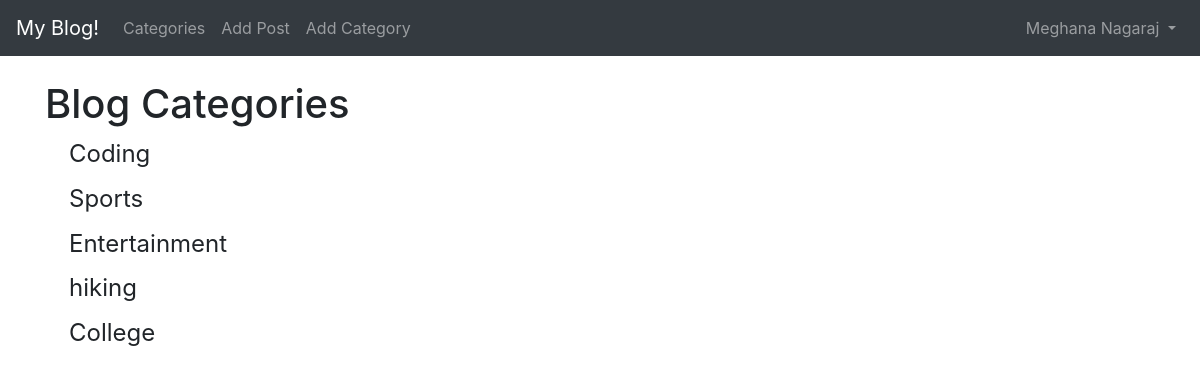
/category-list/ (signed in), run on the app's committed database.
### theblog/models.py (models this page shows, shortened)
class Category(models.Model):
  name = models.CharField(max_length=255)
  def __str__(self):
    return self.name

### theblog/views.py (the view)
# urls.py: path('category-list/', CategoryListView, name='category-list'),
def CategoryListView(request):
  cat_menu_list = Category.objects.all()
  return render(request, 'category_list.html', {'cat_menu_list':cat_menu_list})

### theblog/templates/category_list.html (shortened to what this page needs)
{% extends 'base.html' %}
{% block content %}
<h1>Blog Categories</h1>
  {% for item in cat_menu_list %}
  <h4><a class="dropdown-item" href="{% url 'category' item|slugify %}">{{ item }}</a></h4>
{% endfor %}
{% endblock %}

### theblog/templates/base.html (shortened to what this page needs)
<!doctype html>
<html lang="en">
  <head>
    <link rel="stylesheet" href="https://cdn.jsdelivr.net/npm/bootstrap@4.6.2/dist/css/bootstrap.min.css">
  </head>
  <body>
    <nav class="navbar navbar-expand-lg navbar-dark bg-dark">
      <a class="navbar-brand" href="{% url 'home' %}">My Blog!</a>
      <div class="collapse navbar-collapse" id="navbarSupportedContent">
        <ul class="navbar-nav mr-auto">
      {% if cat_menu %}
          <li class="nav-item dropdown"></li>
          <a class="nav-link dropdown-toggle" href="#" role="button" data-toggle="dropdown" aria-expanded="false">
            Categories
          </a>
          <div class="dropdown-menu">
            {% for item in cat_menu %}
              <a class="dropdown-item" href="{% url 'category' item|slugify %}">{{ item }}</a>
            {% endfor %}
          </div>
        </li>
      {% else %}
        <li class="nav-item">
          <a class="nav-link" href="{% url 'category-list' %}">Categories</a>
        </li>
      {% endif %}
      {% if user.is_authenticated %}
        <li class="nav-item">
          <a class="nav-link" href="{% url 'add_post' %}">Add Post</a>
        </li>
        <li class="nav-item">
          <a class="nav-link" href="{% url 'add_category' %}">Add Category</a>
        </li>
      {% else %}
        <li class="nav-item"></li>
        <a class="nav-link" href="{% url 'register' %}">Register</a>
        </li>
        <li class="nav-item"></li>
        <a class="nav-link" href="{% url 'login' %}">Login</a>
      {% endif %}
    </ul>
      {% if user.is_authenticated %}
        <ul class="navbar-nav ml-auto">
          <li class="nav-item dropdown">
            <a class="nav-link dropdown-toggle" href="#" role="button" data-toggle="dropdown" aria-expanded="false">
              {{ user.first_name }}
              {{ user.last_name }}
            </a>
          </li>
    </ul>
      {% endif %}
      </div>
    </nav>
    <br>
    <div class="container">
    {% block content %}
    {% endblock %}
  </div>
  </body>
</html>

### data on the page
Category: name "Coding"
Category: name "Sports"
Category: name "Entertainment"
Category: name "hiking"
Category: name "College"

### other printed values
{{ user.first_name }} "Meghana"
{{ user.last_name }} "Nagaraj"
